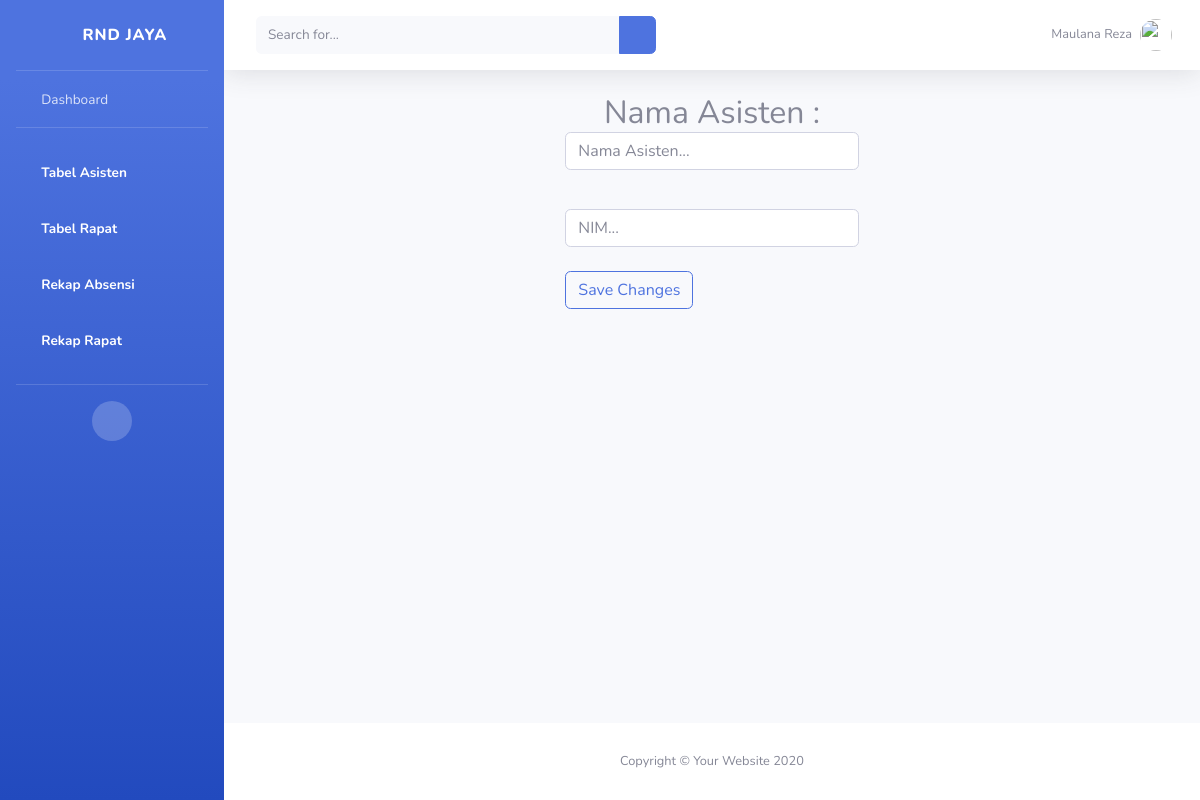
The page /asisten-edit/205060700111024 on the database as committed earlier.
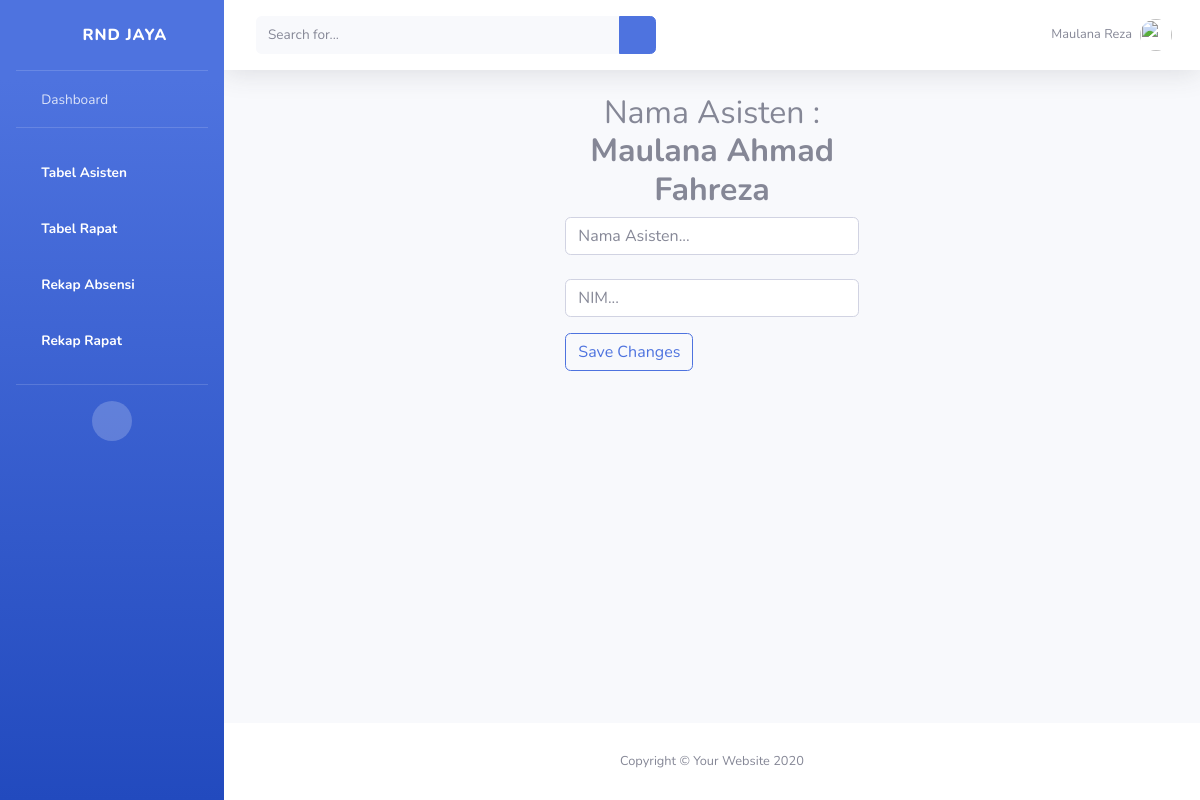
The same page on the database as committed later.
### notulensi_app/models.py (models this page shows, shortened)
class Asisten(models.Model):
  nim = models.CharField(max_length=30, primary_key=True, null=False)
  nama = models.CharField(max_length=100)

### notulensi_app/views.py (the view, shortened to what this page needs)
# urls.py: path('asisten-edit/<str:nim>', views.asistenedit, name="asisten-edit"),
def asistenedit(request,nim):
  asist = Asisten.objects.filter(nim=nim)
  return render(request, "add-asisten.html", {
    "asisten" : asist,
  })

### notulensi_app/templates/add-asisten.html (shortened to what the changed rows need)
{% load static %}
<!DOCTYPE html>
<html lang="en">
<head>
    <link href="{% static 'website/vendor/fontawesome-free/css/all.min.css' %}" rel="stylesheet" type="text/css">
    <link href="{% static 'website/css/sb-admin-2.min.css'%}" rel="stylesheet">
    <link href="{% static 'website/vendor/datatables/dataTables.bootstrap4.min.css'%}" rel="stylesheet">
</head>
<body id="page-top">
    <div id="wrapper">
        <div id="content-wrapper" class="d-flex flex-column">
            <div id="content">
                <div class="container-fluid">
                    <div class="row">
                        <div class="col-sm">
                            <center>
                            <h2>Nama Asisten : {% for user in asisten %}
                                <strong>{{user.nama}}</strong> </h2>
                                {% endfor %}
                            <form action="" method="post">
                            <input type="text" placeholder="Nama Asisten..." class="form-control" name="namaupdate" required>
                            <br>
                            <input type="text" name="nimupdate" id="" placeholder="NIM..." class="form-control" required>
                        </center>
                        </div>
                    </div>
                </div>
            </div>
        </div>
    </div>
</body>
</html>

Rows that differ between the two databases and show on the page:
added Asisten: nama "Maulana Ahmad Fahreza"
